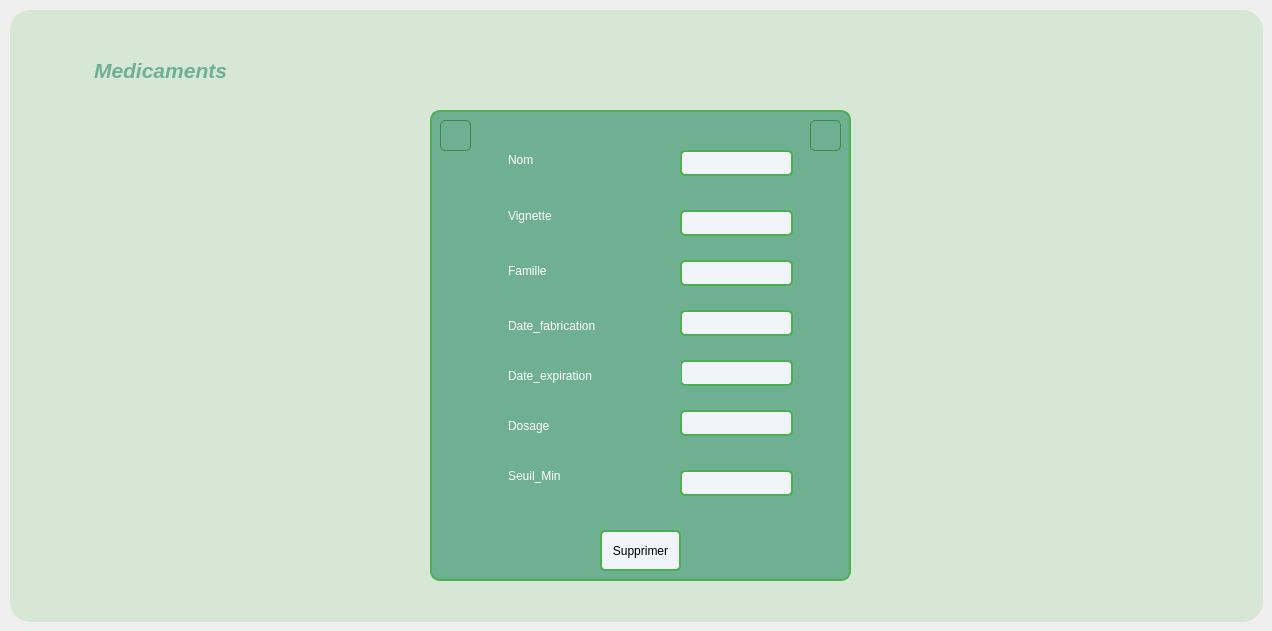
      <widget class="QWidget" name="tab_7">
       <attribute name="title">
        <string>Supprimer</string>
       </attribute>
       <widget class="QFrame" name="frame_5">
        <property name="geometry">
         <rect>
          <x>430</x>
          <y>110</y>
          <width>421</width>
          <height>471</height>
         </rect>
        </property>
        <property name="styleSheet">
         <string notr="true">*{
    background-color: #f0f4f8;  /* Couleur de fond gris clair */
    font-family: Arial, sans-serif;  /* Police moderne et lisible */
}

/* Style pour les QFrame avec couleur vert pistache */
QFrame {
 background-color: #6FAF92;   /* Fond vert pistache */
    border: 2px solid #4CAF50;   /* Bordure vert émeraude */
    border-radius: 10px;         /* Coins arrondis */
    padding: 15px;        
}
QLabel {
    border: none;
}
</string>
        </property>
        <property name="frameShape">
         <enum>QFrame::StyledPanel</enum>
        </property>
        <property name="frameShadow">
         <enum>QFrame::Raised</enum>
        </property>
        <widget class="QLineEdit" name="lineEdit_29">
         <property name="geometry">
          <rect>
           <x>250</x>
           <y>40</y>
           <width>113</width>
           <height>26</height>
          </rect>
         </property>
         <property name="styleSheet">
          <string notr="true">* {
    background-color: #FFFFF;   /* Fond vert pistache */
    border:  2px solid #4CAF50;   /* Bordure bleu clair */
    border-radius: 5px;         /* Coins arrondis */
    padding: 15px;               /* Espacement interne */
}</string>
         </property>
        </widget>
        <widget class="QLineEdit" name="lineEdit_30">
         <property name="geometry">
          <rect>
           <x>250</x>
           <y>100</y>
           <width>113</width>
           <height>26</height>
          </rect>
         </property>
         <property name="styleSheet">
          <string notr="true">* {
    background-color: #FFFFF;   /* Fond vert pistache */
    border: 2px solid #4CAF50;   /* Bordure bleu clair */
    border-radius: 5px;         /* Coins arrondis */
    padding: 15px;               /* Espacement interne */
}</string>
         </property>
        </widget>
        <widget class="QLineEdit" name="lineEdit_31">
         <property name="geometry">
          <rect>
           <x>250</x>
           <y>200</y>
           <width>113</width>
           <height>26</height>
          </rect>
         </property>
         <property name="styleSheet">
          <string notr="true">* {
    background-color: #FFFFF;   /* Fond vert pistache */
    border: 2px solid #4CAF50;   /* Bordure bleu clair */
    border-radius: 5px;         /* Coins arrondis */
    padding: 15px;               /* Espacement interne */
}</string>
         </property>
        </widget>
        <widget class="QLineEdit" name="lineEdit_32">
         <property name="geometry">
          <rect>
           <x>250</x>
           <y>250</y>
           <width>113</width>
           <height>26</height>
          </rect>
         </property>
         <property name="styleSheet">
          <string notr="true">* {
    background-color: #FFFFF;   /* Fond vert pistache */
    border:  2px solid #4CAF50;   /* Bordure bleu clair */
    border-radius: 5px;         /* Coins arrondis */
    padding: 15px;               /* Espacement interne */
}</string>
         </property>
        </widget>
        <widget class="QLineEdit" name="lineEdit_33">
         <property name="geometry">
          <rect>
           <x>250</x>
           <y>150</y>
           <width>113</width>
           <height>26</height>
          </rect>
         </property>
         <property name="styleSheet">
          <string notr="true">* {
    background-color: #FFFFF;   /* Fond vert pistache */
    border:  2px solid #4CAF50;   /* Bordure bleu clair */
    border-radius: 5px;         /* Coins arrondis */
    padding: 15px;               /* Espacement interne */
}</string>
         </property>
        </widget>
        <widget class="QLineEdit" name="lineEdit_34">
         <property name="geometry">
          <rect>
           <x>250</x>
           <y>300</y>
           <width>113</width>
           <height>26</height>
          </rect>
         </property>
         <property name="styleSheet">
          <string notr="true">* {
    background-color: #FFFFF;   /* Fond vert pistache */
    border:  2px solid #4CAF50;   /* Bordure bleu clair */
    border-radius: 5px;         /* Coins arrondis */
    padding: 15px;               /* Espacement interne */
}</string>
         </property>
        </widget>
        <widget class="QLineEdit" name="lineEdit_35">
         <property name="geometry">
          <rect>
           <x>250</x>
           <y>360</y>
           <width>113</width>
           <height>26</height>
          </rect>
         </property>
         <property name="styleSheet">
          <string notr="true">* {
    background-color: #FFFFF;   /* Fond vert pistache */
    border: 2px solid #4CAF50;   /* Bordure bleu clair */
    border-radius: 5px;         /* Coins arrondis */
    padding: 15px;               /* Espacement interne */
}</string>
         </property>
        </widget>
        <widget class="QLabel" name="label_32">
         <property name="geometry">
          <rect>
           <x>60</x>
           <y>29</y>
           <width>91</width>
           <height>41</height>
          </rect>
         </property>
         <property name="styleSheet">
          <string notr="true">* {
    color: white;
}
</string>
         </property>
         <property name="text">
          <string>Nom</string>
         </property>
        </widget>
        <widget class="QLabel" name="label_33">
         <property name="geometry">
          <rect>
           <x>60</x>
           <y>80</y>
           <width>101</width>
           <height>51</height>
          </rect>
         </property>
         <property name="styleSheet">
          <string notr="true">* {
    color: white;
}
</string>
         </property>
         <property name="text">
          <string>Vignette</string>
         </property>
        </widget>
        <widget class="QLabel" name="label_34">
         <property name="geometry">
          <rect>
           <x>60</x>
           <y>130</y>
           <width>131</width>
           <height>61</height>
          </rect>
         </property>
         <property name="styleSheet">
          <string notr="true">* {
    color: white;
}
</string>
         </property>
         <property name="text">
          <string>Famille</string>
         </property>
        </widget>
        <widget class="QLabel" name="label_35">
         <property name="geometry">
          <rect>
           <x>60</x>
           <y>190</y>
           <width>141</width>
           <height>51</height>
          </rect>
         </property>
         <property name="styleSheet">
          <string notr="true">* {
    color: white;
}
</string>
         </property>
         <property name="text">
          <string>Date_fabrication</string>
         </property>
        </widget>
        <widget class="QLabel" name="label_36">
         <property name="geometry">
          <rect>
           <x>60</x>
           <y>240</y>
           <width>191</width>
           <height>51</height>
          </rect>
         </property>
         <property name="styleSheet">
          <string notr="true">* {
    color: white;
}
</string>
         </property>
         <property name="text">
          <string>Date_expiration</string>
         </property>
        </widget>
        <widget class="QLabel" name="label_37">
         <property name="geometry">
          <rect>
           <x>60</x>
           <y>290</y>
           <width>121</width>
           <height>51</height>
          </rect>
         </property>
         <property name="styleSheet">
          <string notr="true">* {
    color: white;
}
</string>
         </property>
         <property name="text">
          <string>Dosage</string>
         </property>
        </widget>
        <widget class="QLabel" name="label_38">
         <property name="geometry">
          <rect>
           <x>60</x>
           <y>340</y>
           <width>131</width>
           <height>51</height>
          </rect>
         </property>
         <property name="styleSheet">
          <string notr="true">* {
    color: white;
}
</string>
         </property>
         <property name="text">
          <string>Seuil_Min</string>
         </property>
        </widget>
        <widget class="QPushButton" name="pb_select_7">
         <property name="geometry">
          <rect>
           <x>380</x>
           <y>10</y>
           <width>31</width>
           <height>31</height>
          </rect>
         </property>
         <property name="styleSheet">
          <string notr="true">*{
    background-color: #6FAF92;  /* Medium green button */
    border: 1px solid #388E3C;  /* Darker green border */
    border-radius: 5px;
    color: #FFFFFF;             /* White text for contrast */
    padding: 5px;
}

*:hover {
    background-color: #81C784;  /* Lighter green on hover */
}</string>
         </property>
         <property name="text">
          <string/>
         </property>
         <property name="icon">
          <iconset>
           <normaloff>../../x.png</normaloff>../../x.png</iconset>
         </property>
         <property name="iconSize">
          <size>
           <width>16</width>
           <height>30</height>
          </size>
         </property>
        </widget>
        <widget class="QPushButton" name="pb_select_8">
         <property name="geometry">
          <rect>
           <x>10</x>
           <y>10</y>
           <width>31</width>
           <height>31</height>
          </rect>
         </property>
         <property name="styleSheet">
          <string notr="true">*{
    background-color: #6FAF92;  /* Medium green button */
    border: 1px solid #388E3C;  /* Darker green border */
    border-radius: 5px;
    color: #FFFFFF;             /* White text for contrast */
    padding: 5px;
}

*:hover {
    background-color: #81C784;  /* Lighter green on hover */
}</string>
         </property>
         <property name="text">
          <string/>
         </property>
         <property name="icon">
          <iconset>
           <normaloff>../../en-arriere.png</normaloff>../../en-arriere.png</iconset>
         </property>
         <property name="iconSize">
          <size>
           <width>22</width>
           <height>30</height>
          </size>
         </property>
        </widget>
        <widget class="QPushButton" name="pushButton_6">
         <property name="geometry">
          <rect>
           <x>170</x>
           <y>420</y>
           <width>81</width>
           <height>41</height>
          </rect>
         </property>
         <property name="styleSheet">
          <string notr="true">* {
	font: 700 7pt &quot;Segoe UI&quot;;
    background-color: #FFFFF;   /* Fond vert pistache */
    border: 2px solid #4CAF50;   /* Bordure bleu clair */
    border-radius: 5px;         /* Coins arrondis */
    padding: 10px;               /* Espacement interne */
 color: black; 

}
*:hover {
    background-color: #81C784;  /* Lighter green on hover */
}</string>
         </property>
         <property name="text">
          <string>Supprimer</string>
         </property>
        </widget>
       </widget>
       <widget class="QGroupBox" name="groupBox_10">
        <property name="geometry">
         <rect>
          <x>10</x>
          <y>10</y>
          <width>1253</width>
          <height>612</height>
         </rect>
        </property>
        <property name="styleSheet">
         <string notr="true">background-color:#D6E7D5;

border-radius : 20px;</string>
        </property>
        <property name="title">
         <string/>
        </property>
        <widget class="QLabel" name="label_61">
         <property name="geometry">
          <rect>
           <x>50</x>
           <y>30</y>
           <width>201</width>
           <height>61</height>
          </rect>
         </property>
         <property name="styleSheet">
          <string notr="true">*{
    color: #6FAF92;
    font-size: 16px; /* Taille du texte (ajustable) */
    font-weight: normal; /* Style du texte */
}</string>
         </property>
         <property name="text">
          <string>&lt;html&gt;&lt;head/&gt;&lt;body&gt;&lt;p align=&quot;center&quot;&gt;&lt;span style=&quot; font-size:16pt; font-weight:700; font-style:italic;&quot;&gt;Medicaments&lt;/span&gt;&lt;/p&gt;&lt;/body&gt;&lt;/html&gt;</string>
         </property>
        </widget>
       </widget>
       <zorder>groupBox_10</zorder>
       <zorder>frame_5</zorder>
      </widget>
